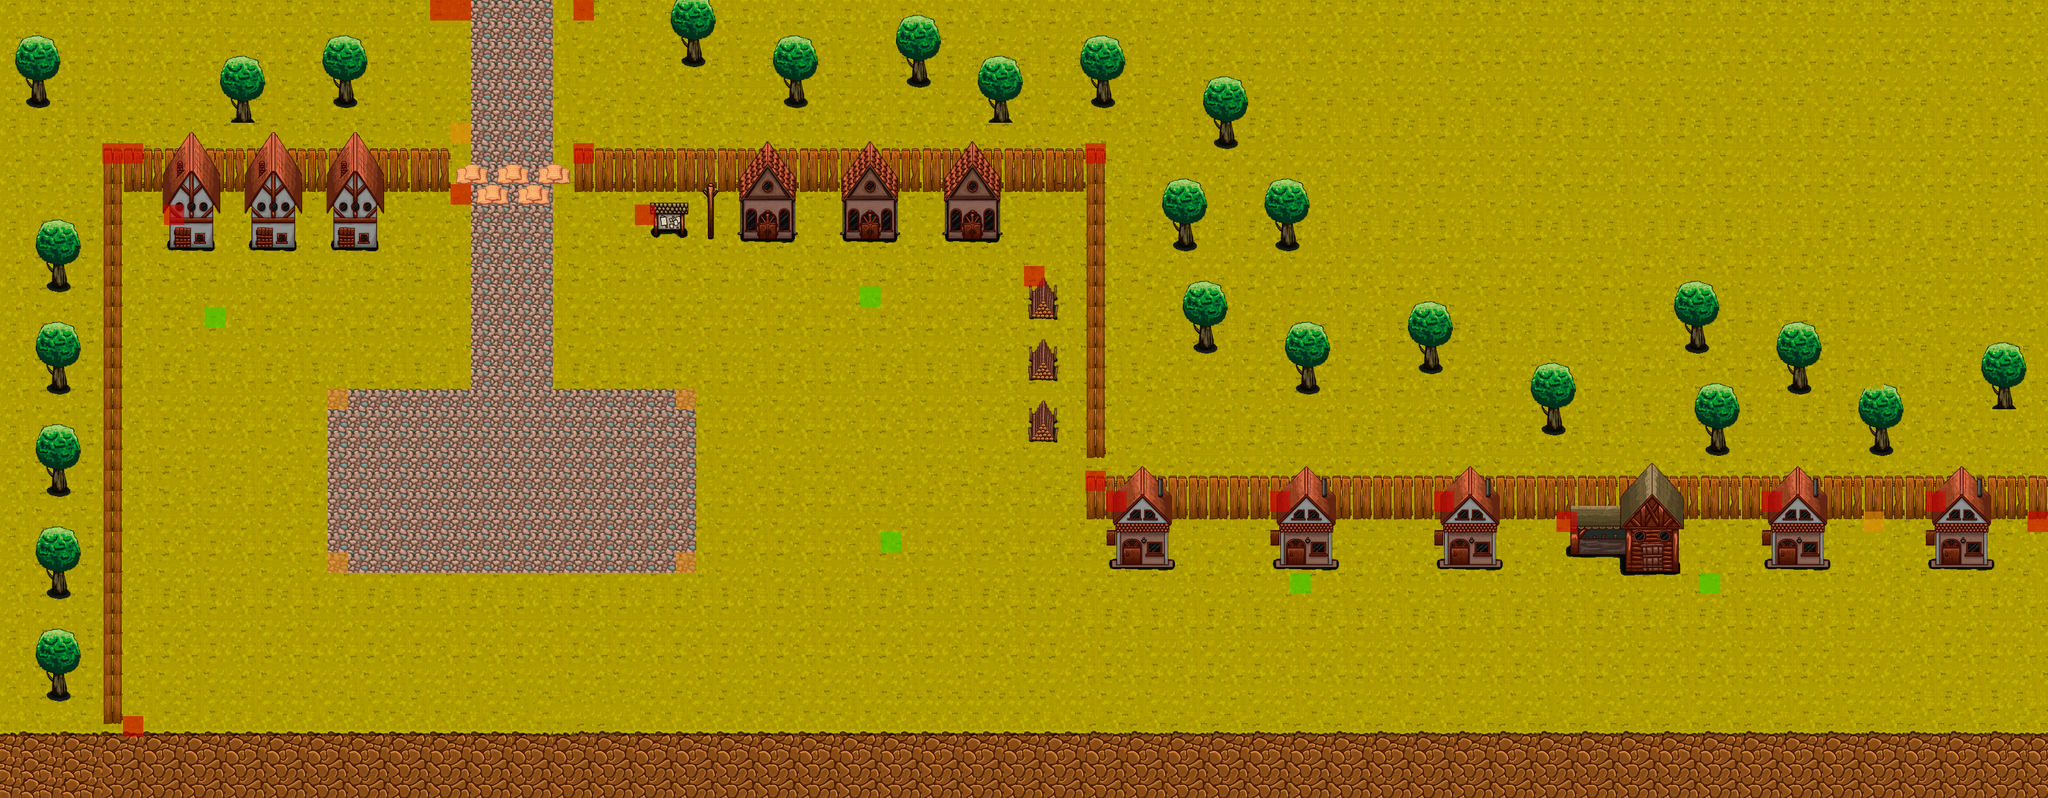

Rendered tile map (Tiled .tmx) drawn with the repository's tilesets; below, a short description and the map source with its tile grids summarised:
An orthogonal 100x39 tile map with 32x32 px tiles, 26 tile layers (floor, valla, props&trees, houses, ...), 3 tilesets.

<map version="1.5" tiledversion="1.7.2" orientation="orthogonal" renderorder="right-down" width="100" height="39" tilewidth="32" tileheight="32" infinite="0" nextlayerid="32" nextobjectid="1">
 <properties>
  <property name="Collision" type="int" value="20" />
  <property name="Draw" type="int" value="1" />
  <property name="Height" type="int" value="1" />
  <property name="Width" type="int" value="1" />
 </properties>
 <tileset firstgid="1" name="village" tilewidth="32" tileheight="32" tilecount="1472" columns="46">
  <image source="sprites_tilesets_medieval_village.png" width="1496" height="1030" />
 </tileset>
 <tileset firstgid="1473" name="town_forest_environment" tilewidth="32" tileheight="32" tilecount="2074" columns="61">
  <image source="sprites_tilesets_forest.png" width="1973" height="1109" />
 </tileset>
 <tileset firstgid="3547" name="marks" tilewidth="32" tileheight="32" tilecount="3" columns="3">
  <image source="marks.png" width="96" height="32" />
 </tileset>
 <layer id="1" name="floor" width="100" height="39">
  <properties>
   <property name="Draw" type="int" value="1" />
  </properties>
  <data>[3900 cells, 3900 non-empty, 35 distinct tile ids]</data>
 </layer>
 <layer id="3" name="valla" width="100" height="39">
  <properties>
   <property name="Draw" type="int" value="1" />
  </properties>
  <data>[3900 cells, 315 non-empty, 11 distinct tile ids]</data>
 </layer>
 <layer id="4" name="props&amp;trees" width="100" height="39">
  <properties>
   <property name="Draw" type="int" value="1" />
  </properties>
  <data>[3900 cells, 459 non-empty, 50 distinct tile ids]</data>
 </layer>
 <layer id="5" name="houses" width="100" height="39">
  <properties>
   <property name="Draw" type="int" value="1" />
  </properties>
  <data>[3900 cells, 367 non-empty, 140 distinct tile ids]</data>
 </layer>
 <layer id="6" name="collision1x30" width="100" height="39">
  <properties>
   <property name="Collision" type="int" value="1" />
   <property name="Draw" type="int" value="0" />
   <property name="Height" type="int" value="30" />
   <property name="Width" type="int" value="1" />
  </properties>
  <data>[3900 cells, 1 non-empty, 1 distinct tile ids]</data>
 </layer>
 <layer id="7" name="collision1x16" width="100" height="39">
  <properties>
   <property name="Collision" type="int" value="1" />
   <property name="Draw" type="int" value="0" />
   <property name="Height" type="int" value="16" />
   <property name="Width" type="int" value="1" />
  </properties>
  <data>[3900 cells, 1 non-empty, 1 distinct tile ids]</data>
 </layer>
 <layer id="18" name="collision16x1" width="100" height="39">
  <properties>
   <property name="Collision" type="int" value="1" />
   <property name="Draw" type="int" value="0" />
   <property name="Height" type="int" value="1" />
   <property name="Width" type="int" value="16" />
  </properties>
  <data>[3900 cells, 1 non-empty, 1 distinct tile ids]</data>
 </layer>
 <layer id="8" name="collision94x1" width="100" height="39">
  <properties>
   <property name="Collision" type="int" value="1" />
   <property name="Draw" type="int" value="0" />
   <property name="Height" type="int" value="1" />
   <property name="Width" type="int" value="94" />
  </properties>
  <data>[3900 cells, 1 non-empty, 1 distinct tile ids]</data>
 </layer>
 <layer id="9" name="collision11x1" width="100" height="39">
  <properties>
   <property name="Collision" type="int" value="1" />
   <property name="Draw" type="int" value="0" />
   <property name="Height" type="int" value="1" />
   <property name="Width" type="int" value="11" />
  </properties>
  <data>[3900 cells, 1 non-empty, 1 distinct tile ids]</data>
 </layer>
 <layer id="10" name="collision24x1" width="100" height="39">
  <properties>
   <property name="Collision" type="int" value="1" />
   <property name="Draw" type="int" value="0" />
   <property name="Height" type="int" value="1" />
   <property name="Width" type="int" value="24" />
  </properties>
  <data>[3900 cells, 1 non-empty, 1 distinct tile ids]</data>
 </layer>
 <layer id="11" name="collision19x1" width="100" height="39">
  <properties>
   <property name="Collision" type="int" value="1" />
   <property name="Draw" type="int" value="0" />
   <property name="Height" type="int" value="1" />
   <property name="Width" type="int" value="19" />
  </properties>
  <data>[3900 cells, 1 non-empty, 1 distinct tile ids]</data>
 </layer>
 <layer id="12" name="collision2x8" width="100" height="39">
  <properties>
   <property name="Collision" type="int" value="1" />
   <property name="Draw" type="int" value="0" />
   <property name="Height" type="int" value="8" />
   <property name="Width" type="int" value="2" />
  </properties>
  <data>[3900 cells, 1 non-empty, 1 distinct tile ids]</data>
 </layer>
 <layer id="13" name="collision4x3" width="100" height="39">
  <properties>
   <property name="Collision" type="int" value="1" />
   <property name="Draw" type="int" value="0" />
   <property name="Height" type="int" value="3" />
   <property name="Width" type="int" value="4" />
  </properties>
  <data>[3900 cells, 5 non-empty, 1 distinct tile ids]</data>
 </layer>
 <layer id="14" name="collision7x2" width="100" height="39">
  <properties>
   <property name="Collision" type="int" value="1" />
   <property name="Draw" type="int" value="0" />
   <property name="Height" type="int" value="2" />
   <property name="Width" type="int" value="7" />
  </properties>
  <data>[3900 cells, 1 non-empty, 1 distinct tile ids]</data>
 </layer>
 <layer id="15" name="collision1x3" width="100" height="39">
  <properties>
   <property name="Collision" type="int" value="1" />
   <property name="Draw" type="int" value="0" />
   <property name="Height" type="int" value="3" />
   <property name="Width" type="int" value="1" />
  </properties>
  <data>[3900 cells, 0 non-empty, 0 distinct tile ids]</data>
 </layer>
 <layer id="16" name="collision47x1" width="100" height="39">
  <properties>
   <property name="Collision" type="int" value="1" />
   <property name="Draw" type="int" value="0" />
   <property name="Height" type="int" value="1" />
   <property name="Width" type="int" value="47" />
  </properties>
  <data>[3900 cells, 1 non-empty, 1 distinct tile ids]</data>
 </layer>
 <layer id="17" name="collision3x1" width="100" height="39">
  <properties>
   <property name="Collision" type="int" value="1" />
   <property name="Draw" type="int" value="0" />
   <property name="Height" type="int" value="1" />
   <property name="Width" type="int" value="3" />
  </properties>
  <data>[3900 cells, 0 non-empty, 0 distinct tile ids]</data>
 </layer>
 <layer id="21" name="collision1x7" width="100" height="39">
  <properties>
   <property name="Collision" type="int" value="1" />
   <property name="Draw" type="int" value="0" />
   <property name="Height" type="int" value="7" />
   <property name="Width" type="int" value="1" />
  </properties>
  <data>[3900 cells, 2 non-empty, 1 distinct tile ids]</data>
 </layer>
 <layer id="22" name="collision6x1" width="100" height="39">
  <properties>
   <property name="Collision" type="int" value="1" />
   <property name="Draw" type="int" value="0" />
   <property name="Height" type="int" value="1" />
   <property name="Width" type="int" value="6" />
  </properties>
  <data>[3900 cells, 2 non-empty, 1 distinct tile ids]</data>
 </layer>
 <layer id="23" name="collision1x10" width="100" height="39">
  <properties>
   <property name="Collision" type="int" value="1" />
   <property name="Draw" type="int" value="0" />
   <property name="Height" type="int" value="10" />
   <property name="Width" type="int" value="1" />
  </properties>
  <data>[3900 cells, 1 non-empty, 1 distinct tile ids]</data>
 </layer>
 <layer id="19" name="town_1--&gt;town_2" width="100" height="39">
  <properties>
   <property name="Collision" type="int" value="12" />
   <property name="Draw" type="int" value="0" />
   <property name="Height" type="int" value="10" />
   <property name="Width" type="int" value="1" />
  </properties>
  <data>[3900 cells, 1 non-empty, 1 distinct tile ids]</data>
 </layer>
 <layer id="20" name="town_1--&gt;outside_castle" width="100" height="39">
  <properties>
   <property name="Collision" type="int" value="16" />
   <property name="Draw" type="int" value="0" />
   <property name="Height" type="int" value="1" />
   <property name="Width" type="int" value="6" />
  </properties>
  <data>[3900 cells, 1 non-empty, 1 distinct tile ids]</data>
 </layer>
 <layer id="24" name="Renato" width="100" height="39">
  <properties>
   <property name="Collision" type="int" value="5" />
   <property name="Draw" type="int" value="0" />
   <property name="Height" type="int" value="1" />
   <property name="Width" type="int" value="1" />
  </properties>
  <data>[3900 cells, 1 non-empty, 1 distinct tile ids]</data>
 </layer>
 <layer id="28" name="Aldeanos" width="100" height="39">
  <properties>
   <property name="Collision" type="int" value="15" />
   <property name="Draw" type="int" value="0" />
   <property name="Height" type="int" value="1" />
   <property name="Width" type="int" value="1" />
  </properties>
  <data>[3900 cells, 3 non-empty, 1 distinct tile ids]</data>
 </layer>
 <layer id="31" name="Granjero" width="100" height="39">
  <properties>
   <property name="Collision" type="int" value="16" />
   <property name="Draw" type="int" value="0" />
   <property name="Height" type="int" value="1" />
   <property name="Width" type="int" value="1" />
  </properties>
  <data>[3900 cells, 1 non-empty, 1 distinct tile ids]</data>
 </layer>
 <layer id="30" name="CoinsInFloor" width="100" height="39">
  <properties>
   <property name="Collision" type="int" value="22" />
   <property name="Draw" type="int" value="0" />
   <property name="Height" type="int" value="1" />
   <property name="Width" type="int" value="1" />
  </properties>
  <data>[3900 cells, 4 non-empty, 1 distinct tile ids]</data>
 </layer>
</map>
